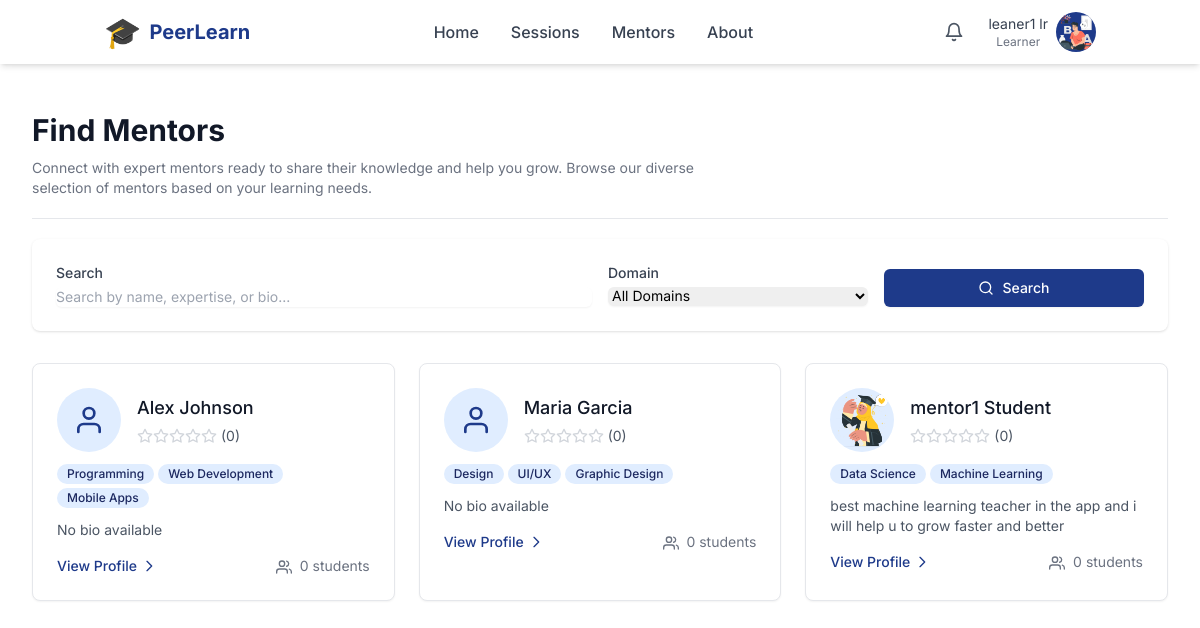
Page /users/mentors/ (signed in) on the committed database.
### apps/users/models.py (models this page shows, shortened)
class CustomUser(AbstractUser):
    LEARNER = 'learner'
    MENTOR = 'mentor'
    ADMIN = 'admin'
    ROLE_CHOICES = [
        (LEARNER, _('Learner')),
        (MENTOR, _('Mentor')),
        (ADMIN, _('Admin')),
    ]
    role = models.CharField(
        max_length=10,
        choices=ROLE_CHOICES,
        default=LEARNER,
        help_text=_('Designates the role of this user in the platform.')
    )
    profile_picture = models.ImageField(
        upload_to='profile_pictures/',
        blank=True,
        null=True
    )
    bio = models.TextField(
        blank=True,
        null=True,
        help_text=_('A brief description about the user.')
    )
    interests = models.JSONField(
        blank=True,
        null=True,
        help_text=_('Topics that the learner is interested in.')
    )
    career_goal = models.CharField(
        max_length=255,
        blank=True,
        null=True,
        help_text=_('Career goal of the learner.')
    )
    expertise = models.JSONField(
        blank=True,
        null=True,
        help_text=_('Areas of expertise for the mentor.')
    )
    skills = models.JSONField(
        blank=True,
        null=True,
        help_text=_('Skills that the mentor possesses.')
    )
    intro_video = models.URLField(
        blank=True,
        null=True,
        help_text=_('URL to an introduction video for the mentor.')
    )
    phone_number = models.CharField(
        max_length=15,
        blank=True,
        null=True,
        help_text=_('Contact phone number.')
    )
    date_updated = models.DateTimeField(
        auto_now=True,
        help_text=_('Date and time when the user profile was last updated.')
    )
    class Meta:
        verbose_name = _('User')
        verbose_name_plural = _('Users')
    @property
    def is_learner(self):
        return self.role == self.LEARNER
    def get_dashboard_url(self):
        if self.is_learner:
            return '/users/dashboard/learner/'
        elif self.is_mentor:
            return '/users/dashboard/mentor/'
        elif self.is_admin_user:
            return '/admin/'
        return '/'

### apps/users/views.py (the view)
# urls.py: path('mentors/', views.MentorListView.as_view(), name='mentor_list'),
@method_decorator(login_required, name='dispatch')
class MentorListView(ListView):
    model = CustomUser
    template_name = 'mentors/list.html'
    context_object_name = 'mentors'
    def get_queryset(self):
        return CustomUser.objects.filter(role=CustomUser.MENTOR)

### apps/core/templatetags/custom_filters.py (called while the page is built)
@register.filter
def strip(value):
    if isinstance(value, str):
        return value.strip()
    return value

### templates/mentors/list.html (shortened to what this page needs)
{% extends request.is_dashboard|yesno:"dashboard_base.html,base.html" %}
{% load static %}
{% load custom_filters %}
{% block content %}
<div class="bg-white min-h-screen">
    <div class="max-w-7xl mx-auto py-6 sm:px-6 lg:px-8">
        <div class="px-4 py-6 sm:px-0">
            <div class="border-b border-gray-200 pb-5 mb-5">
                <h1 class="text-3xl font-bold leading-tight text-gray-900">Find Mentors</h1>
                <p class="max-w-2xl text-sm text-gray-500 mt-2">
                    Connect with expert mentors ready to share their knowledge and help you grow. Browse our diverse selection of mentors based on your learning needs.
                </p>
            </div>
            <div class="bg-white shadow rounded-lg p-6 mb-8">
                <form method="get" action="{% url 'users:mentor_list' %}">
                    <div class="grid grid-cols-1 md:grid-cols-4 gap-4">
                        <div class="md:col-span-2">
                            <label for="query" class="block text-sm font-medium text-gray-700 mb-1">Search</label>
                            <input type="text" name="query" id="query" value="{{ request.GET.query|default:'' }}"
                                   class="shadow-sm focus:ring-primary-500 focus:border-primary-500 block w-full sm:text-sm border-gray-300 rounded-md"
                                   placeholder="Search by name, expertise, or bio...">
                        </div>
                        <div>
                            <label for="expertise" class="block text-sm font-medium text-gray-700 mb-1">Domain</label>
                            <select id="expertise" name="expertise" class="shadow-sm focus:ring-primary-500 focus:border-primary-500 block w-full sm:text-sm border-gray-300 rounded-md">
                                <option value="">All Domains</option>
                            </select>
                        </div>
                        <div class="flex items-end">
                            <button type="submit" class="inline-flex items-center px-4 py-2 border border-transparent text-sm font-medium rounded-md shadow-sm text-white bg-primary-600 hover:bg-primary-700 focus:outline-none focus:ring-2 focus:ring-offset-2 focus:ring-primary-500 w-full justify-center">
                                <i data-feather="search" class="h-4 w-4 mr-2"></i>
                                Search
                            </button>
                        </div>
                    </div>
                </form>
            </div>
            {% if mentors %}
                <div class="grid grid-cols-1 md:grid-cols-2 lg:grid-cols-3 gap-6">
                    {% for mentor in mentors %}
                        <div class="bg-white rounded-lg border border-gray-200 shadow-sm hover:shadow-md transition-shadow duration-300 overflow-hidden">
                            <div class="p-6">
                                <div class="flex items-center">
                                    <div class="flex-shrink-0 h-16 w-16 rounded-full overflow-hidden mr-4 bg-primary-100">
                                        {% if mentor.profile_picture %}
                                            <img src="{{ mentor.profile_picture.url }}" alt="{{ mentor.get_full_name }}" class="h-full w-full object-cover">
                                        {% else %}
                                            <div class="h-full w-full flex items-center justify-center text-primary-600">
                                                <i data-feather="user" class="h-8 w-8"></i>
                                            </div>
                                        {% endif %}
                                    </div>
                                    <div>
                                        <h3 class="text-lg font-medium text-gray-900">{{ mentor.get_full_name }}</h3>
                                        <div class="flex items-center mt-1">
                                            <div class="flex text-yellow-400">
                                                {% if mentor.avg_rating %}
                                                    {% with ''|center:mentor.avg_rating|floatformat:"0"|make_list as stars %}
                                                        {% for _ in stars %}
                                                            <i data-feather="star" class="w-4 h-4 fill-current"></i>
                                                        {% endfor %}
                                                    {% endwith %}
                                                    {% with ''|center:5|make_list as empty_stars %}
                                                        {% for _ in empty_stars|slice:mentor.avg_rating|floatformat:"0" %}
                                                            <i data-feather="star" class="w-4 h-4 text-gray-300"></i>
                                                        {% endfor %}
                                                    {% endwith %}
                                                {% else %}
                                                    {% with ''|center:5|make_list as empty_stars %}
                                                        {% for _ in empty_stars %}
                                                            <i data-feather="star" class="w-4 h-4 text-gray-300"></i>
                                                        {% endfor %}
                                                    {% endwith %}
                                                {% endif %}
                                            </div>
                                            <span class="ml-1 text-sm text-gray-600">({{ mentor.rating_count|default:"0" }})</span>
                                        </div>
                                    </div>
                                </div>
                                <div class="mt-3 flex flex-wrap gap-1">
                                    {% if mentor.expertise %}
                                        {% for domain in mentor.expertise %}
                                            <span class="inline-flex items-center px-2.5 py-0.5 rounded-full text-xs font-medium bg-primary-100 text-primary-800">
                                                {{ domain|strip }}
                                            </span>
                                        {% endfor %}
                                    {% endif %}
                                </div>
                                <div class="mt-3">
                                    <p class="text-sm text-gray-600 line-clamp-3">{{ mentor.bio|default:"No bio available" }}</p>
                                </div>
                                <div class="mt-4 flex justify-between items-center">
                                    <a href="{% url 'users:mentor_detail' mentor.id %}" class="inline-flex items-center text-sm font-medium text-primary-600 hover:text-primary-800">
                                        View Profile
                                        <svg xmlns="http://www.w3.org/2000/svg" class="ml-1 h-4 w-4" fill="none" viewBox="0 0 24 24" stroke="currentColor">
                                            <path stroke-linecap="round" stroke-linejoin="round" stroke-width="2" d="M9 5l7 7-7 7" />
                                        </svg>
                                    </a>
                                    <div class="text-sm text-gray-500">
                                        <i data-feather="users" class="inline-block h-4 w-4 mr-1"></i>
                                        {{ mentor.students_taught|default:"0" }} students
                                    </div>
                                </div>
                            </div>
                        </div>
                    {% endfor %}
                </div>
            {% endif %}
        </div>
    </div>
</div>
{% endblock %}

### templates/base.html (shortened to what this page needs)
{% load static %}
<!DOCTYPE html>
<html lang="en">
<head>
    <script src="https://cdn.tailwindcss.com"></script>
</head>
<body class="min-h-screen flex flex-col bg-gray-50">
    {% include 'includes/header.html' %}
    <main class="flex-grow">
        {% block content %}{% endblock %}
    </main>
</body>
</html>

### templates/includes/header.html (shortened to what this page needs)
<header class="bg-white shadow-md sticky top-0 z-30" x-data="{ mobileMenuOpen: false, profileMenuOpen: false, notificationsOpen: false }">
    <div class="container mx-auto px-4 py-3">
        <div class="flex items-center justify-between">
            <div class="flex-shrink-0">
                <a href="{% url 'home' %}" class="flex items-center space-x-2">
                    <span class="text-3xl">🎓</span>
                    <span class="text-xl font-bold text-primary-600 hidden sm:inline-block">PeerLearn</span>
                </a>
            </div>
            <nav class="hidden md:flex items-center space-x-8">
                <a href="{% url 'home' %}" class="text-gray-700 hover:text-primary-600 font-medium transition-colors">Home</a>
                <a href="{% url 'sessions:list' %}" class="text-gray-700 hover:text-primary-600 font-medium transition-colors">Sessions</a>
                <a href="{% url 'users:mentor_list' %}" class="text-gray-700 hover:text-primary-600 font-medium transition-colors">Mentors</a>
                <a href="#" class="text-gray-700 hover:text-primary-600 font-medium transition-colors">About</a>
            </nav>
            <div class="flex items-center space-x-4">
                {% if user.is_authenticated %}
                    <div class="relative" x-data="{ notificationCount: 0 }" x-init="initNotifications()">
                        <button
                            @click="notificationsOpen = !notificationsOpen"
                            class="p-2 text-gray-600 hover:text-primary-600 hover:bg-gray-100 rounded-full relative focus:outline-none"
                            aria-label="View notifications"
                        >
                            <i data-feather="bell" class="w-5 h-5"></i>
                        </button>
                    </div>
                    <div class="relative">
                        <button
                            @click="profileMenuOpen = !profileMenuOpen"
                            class="flex items-center space-x-2 focus:outline-none"
                            aria-label="Open user menu"
                        >
                            <span class="hidden sm:block">
                                <div class="text-sm text-gray-700">{{ user.get_full_name|default:user.username }}</div>
                                <div class="text-xs text-gray-500">{{ user.get_role_display }}</div>
                            </span>
                            <div class="h-10 w-10 rounded-full bg-primary-600 text-white flex items-center justify-center overflow-hidden">
                                {% if user.profile_picture %}
                                    <img src="{{ user.profile_picture.url }}" alt="Profile" class="h-full w-full object-cover">
                                {% else %}
                                    {{ user.username|first|upper }}
                                {% endif %}
                            </div>
                        </button>
                    </div>
                {% else %}
                    <a href="{% url 'users:login' %}" class="text-primary-600 hover:text-primary-800 font-medium">Login</a>
                    <a href="{% url 'users:auth_selector' %}" class="bg-primary-600 text-white hover:bg-primary-700 px-4 py-2 rounded-lg font-medium transition-colors">
                        Sign Up
                    </a>
                {% endif %}
            </div>
        </div>
    </div>
</header>

### templates/base.html (style rules this page uses)
html { scroll-behavior: smooth; }
body { font-family: 'Inter', sans-serif; }

### rows in the picture
CustomUser: get_full_name "leaner1 lr", role "Learner", profile_picture (picture)
CustomUser: get_full_name "Alex Johnson", rating_count "0", expertise "Programming" "Web Development" "Mobile Apps", bio "No bio available", students_taught "0"
CustomUser: get_full_name "Maria Garcia", rating_count "0", expertise "Design" "UI/UX" "Graphic Design", bio "No bio available", students_taught "0"
CustomUser: profile_picture (picture), get_full_name "mentor1 Student", rating_count "0", expertise "Data Science" "Machine Learning", bio "best machine learning teacher in the app and i will help u to grow faster and better", students_taught "0"
